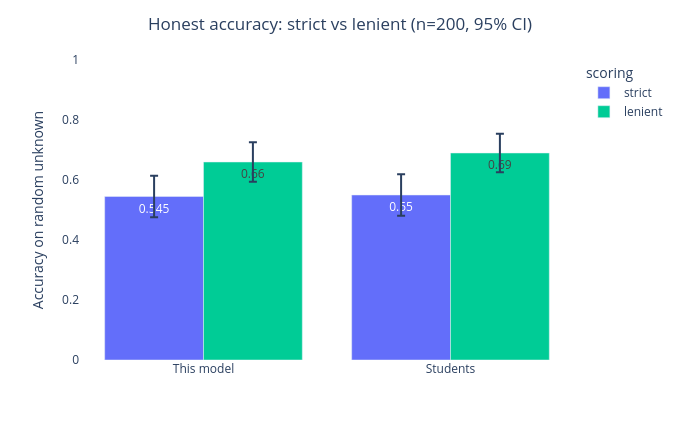

Notebook code for this chart:
### Code cell
n = len(rand)
ci = lambda p: 1.96 * (p * (1 - p) / n) ** 0.5  # normal-approx 95% CI (small n!)

head = pd.DataFrame([
    {'source': 'This model', 'scoring': 'strict',  'accuracy': rand['model_correct'].mean()},
    {'source': 'This model', 'scoring': 'lenient', 'accuracy': rand['model_accept'].mean()},
    {'source': 'Students',   'scoring': 'strict',  'accuracy': rand['students_correct'].mean()},
    {'source': 'Students',   'scoring': 'lenient', 'accuracy': rand['students_accept'].mean()},
])
head['ci'] = head['accuracy'].map(ci)
fig = px.bar(head, x='source', y='accuracy', color='scoring', barmode='group',
             text=head['accuracy'].round(3), error_y=head['ci'],
             labels={'source': '', 'accuracy': 'Accuracy on random unknown'},
             color_discrete_map={'strict': '#636EFA', 'lenient': '#00CC96'})
fig.update_layout(title={'text': f'Honest accuracy: strict vs lenient (n={n}, 95% CI)', 'x': 0.5},
                  plot_bgcolor='white', width=680, height=440, yaxis={'range': [0, 1]})
fig.show()

### Figure 1 — Plotly figure (JSON) as saved in the notebook; plotly's stock layout.template omitted (floating-point values rounded to 4 significant figures)
{"data": [{"alignmentgroup": "True", "error_y": {"array": [0.06902, 0.06895]}, "hovertemplate": "scoring=strict<br>=%{x}<br>Accuracy on random unknown=%{text}<extra></extra>", "legendgroup": "strict", "marker": {"color": "#636EFA", "pattern": {"shape": ""}}, "name": "strict", "offsetgroup": "strict", "orientation": "v", "showlegend": true, "text": [0.545, 0.55], "textposition": "auto", "type": "bar", "x": ["This model", "Students"], "xaxis": "x", "y": [0.545, 0.55], "yaxis": "y"}, {"alignmentgroup": "True", "error_y": {"array": [0.06565, 0.0641]}, "hovertemplate": "scoring=lenient<br>=%{x}<br>Accuracy on random unknown=%{text}<extra></extra>", "legendgroup": "lenient", "marker": {"color": "#00CC96", "pattern": {"shape": ""}}, "name": "lenient", "offsetgroup": "lenient", "orientation": "v", "showlegend": true, "text": [0.66, 0.69], "textposition": "auto", "type": "bar", "x": ["This model", "Students"], "xaxis": "x", "y": [0.66, 0.69], "yaxis": "y"}], "layout": {"barmode": "group", "height": 440, "legend": {"title": {"text": "scoring"}, "tracegroupgap": 0}, "margin": {"t": 60}, "plot_bgcolor": "white", "title": {"text": "Honest accuracy: strict vs lenient (n=200, 95% CI)", "x": 0.5}, "width": 680, "xaxis": {"anchor": "y", "domain": [0, 1], "title": {"text": ""}}, "yaxis": {"anchor": "x", "domain": [0, 1], "range": [0, 1], "title": {"text": "Accuracy on random unknown"}}}}
